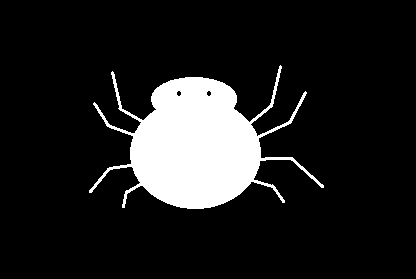
#> input picture chap48_腐蚀与膨胀/image/spider.png, 416 x 279 px
$ python 'demo01_通过顶帽运算画出小蜘蛛的腿.py'
#> lines starting #> are read from the running program, lines starting #| are printed output that depends on the picture; after the words box and inside, x2 and y2 are one past the last pixel; in counts of white or black regions, pixels touching at a corner belong together
# coding:utf-8
import cv2
import numpy as np

img=cv2.imread("../../image/spider.png")   # 读取图片
#> img is the input picture: shape (279, 416, 3); 12.5% white; 1 white region, box (x1, y1, x2, y2) and area: (89, 65, 324, 209) 14487
k=np.ones((5,5),np.uint8)  # 创建5x5的卷积核
cv2.imshow("img",img)  # 显示原图
dst=cv2.morphologyEx(img,cv2.MORPH_TOPHAT,k)  # 顶帽操作
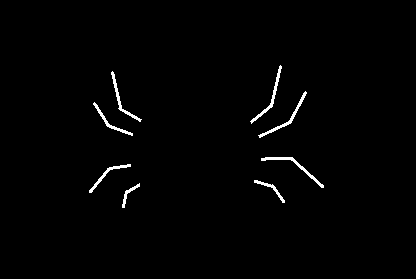
#> dst: shape (279, 416, 3); 1.2% white in thin lines or dots, all inside (x1, y1, x2, y2) = (89, 65, 324, 208)
cv2.imshow("dst",dst)  # 显示顶帽后的图像
cv2.waitKey()  # 等待按键
cv2.destroyAllWindows() # 关闭所有窗口

$ run again, with chap48_腐蚀与膨胀/image/tianye.png copied over chap48_腐蚀与膨胀/image/spider.png
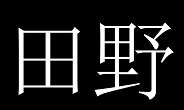
#> input picture chap48_腐蚀与膨胀/image/tianye.png, 184 x 110 px
#> img is the input picture: shape (110, 184, 3); min 0, max 255, mean 33.9
#> `dst=cv2.morphologyEx(img,cv2.MORPH_TOPHAT,k)`:
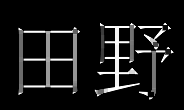
#> dst: shape (110, 184, 3); min 0, max 255, mean 21.6

$ run again, with chap48_腐蚀与膨胀/image/cactus.jpg saved as chap48_腐蚀与膨胀/image/spider.png
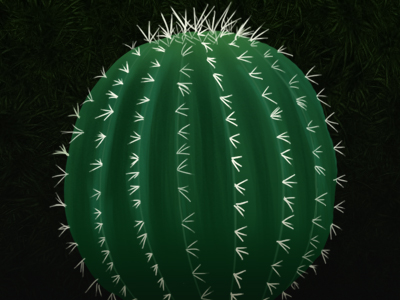
#> input picture chap48_腐蚀与膨胀/image/cactus.jpg, 400 x 300 px
#> img is the input picture: shape (300, 400, 3); mean B, G, R 26.1, 45, 20.6
#> `dst=cv2.morphologyEx(img,cv2.MORPH_TOPHAT,k)`:
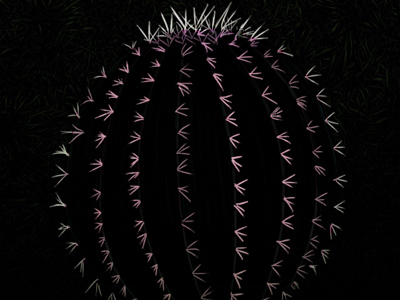
#> dst: shape (300, 400, 3); mean B, G, R 7.5, 7.4, 8.6
